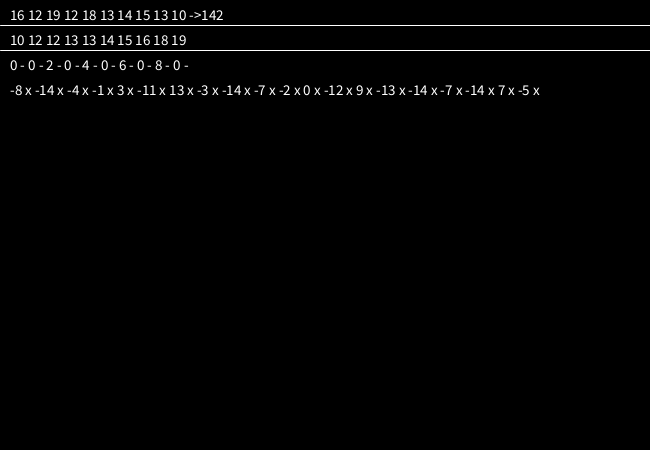
Frame 1 (no input)
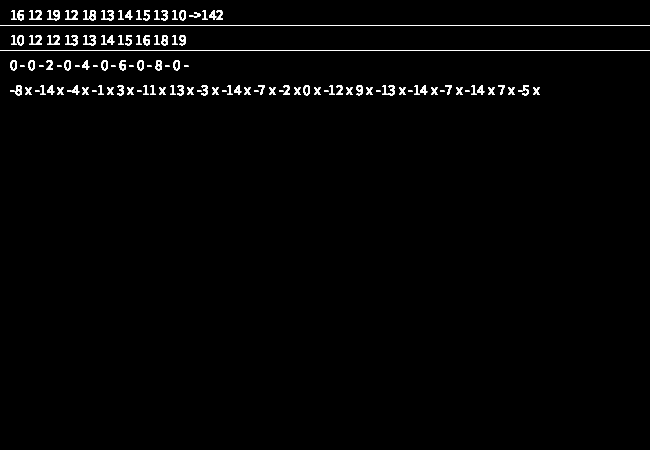
Frame 60 (the mouse pressed at the canvas centre just before this capture)
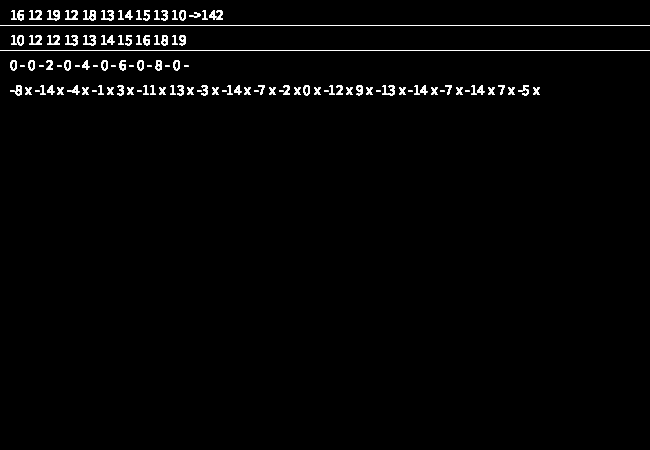
Frame 120 (the mouse held since frame 60 and released just before this capture)

The Processing sketch that drew these frames (run headless with seeded random() and noise(); from frame 60 on, the mouse is pressed at the canvas centre):

// Processing sketch: Strings
// ── Strings.pde
int[] numberArr;
int[] evenNumbersArr;
int[] randomIntNumbersArr;
int sum = 0;
int x = 20;
String toString = "";

void setup(){
  size(650, 450);
  background(0);
  stroke(255);
  textSize(15);
  numberArr = new int[10];
  evenNumbersArr = new int[10];
  randomIntNumbersArr = new int[20];
  for(int i = 0; i < numberArr.length; i++){
    numberArr[i] = int(random(10, 20));
    sum += numberArr[i];
  }
  for(int i = 0; i < evenNumbersArr.length; i+=2){
    evenNumbersArr[i] = i;
  }
  for(int i = 0; i < randomIntNumbersArr.length; i++){
    randomIntNumbersArr[i] = int(random(-15, 15));
  }
  toString = arrayToString(numberArr, " ");
}

void draw(){
  text(toString + "->" + sum, 10, 20);
  line(0, 25, width, 25);
  numberArr = sort(numberArr);
  text(arrayToString(numberArr, " "), 10, 45);
  line(0, 50, width, 50);
  text(arrayToString(evenNumbersArr, " - "), 10, 70);
  text(arrayToString(randomIntNumbersArr, " x "), 10, 95);
}

String arrayToString(int[] numberArr, String separator){
  String toString = "";
  for(int i = 0; i < numberArr.length; i++){
      toString += numberArr[i] + separator;
    }
    return toString;
}

float calculateAverage(int[] numberArr){
  float avg = 0;
  for(int i = 0; i < numberArr.length; i++){
    avg += int(numberArr[i]);
  }
  avg = avg / numberArr.length;
  return avg;
}
